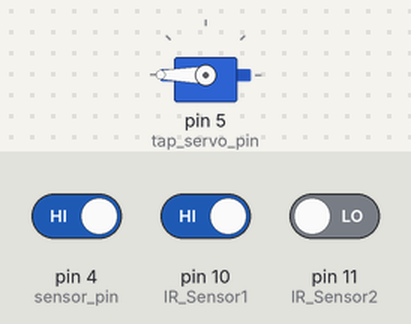
The sketch below on a simulated Arduino Uno, built with avr-gcc and run on an emulated ATmega328P. Shown: servo. Inputs (shaded band) come from the test bench; at power-on: pin 4 (sensor_pin) HIGH, pin 10 (IR_Sensor1) HIGH, pin 11 (IR_Sensor2) LOW. The modem accepts every AT command (registered, SIM ready, sends succeed) and sends nothing else.

Above: at 4.0 s.
4.1 s: pin 4 (sensor_pin) driven LOW
At 7.6 s:
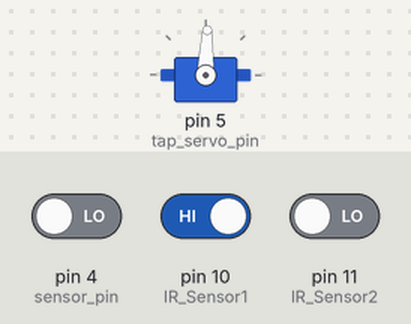
7.9 s: pin 4 (sensor_pin) driven HIGH
At 10.5 s:
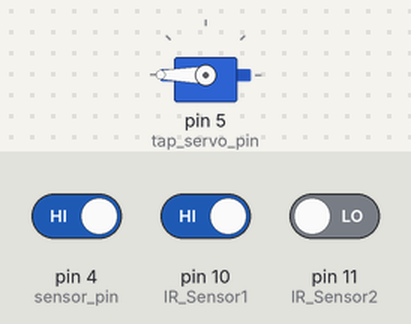
Timing chart, 0 to 12.0 s (numbered marks = the images above; inputs shaded):
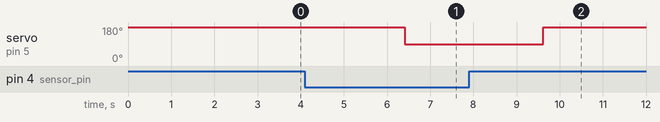

The sketch:

smart_city.ino
```cpp
#include <SoftwareSerial.h>
SoftwareSerial mySerial(2, 3);

#include <Servo.h>

Servo tap_servo;

int sensor_pin = 4;
int tap_servo_pin =5;//PWM PIN
int val;
const int IR_Sensor1 = 10;
const int IR_Sensor2 = 11;
void setup()
{
  mySerial.begin(9600);   // Setting the baud rate of GSM Module
  pinMode(sensor_pin,INPUT);
  tap_servo.attach(tap_servo_pin);
  pinMode(IR_Sensor1, INPUT);
  pinMode(IR_Sensor2, INPUT);

}
void loop()
{
val = digitalRead(sensor_pin);

  if (val==0)
  {
    tap_servo.write(88);
  }
  if (val==1)
  {
    tap_servo.write(180);
  }

  if (digitalRead(IR_Sensor1) == 0)
  {
    SendMessage1();
  }

  if (digitalRead(IR_Sensor2) == 0)
  {
    SendMessage2();
  }

}

void SendMessage1()
{
  mySerial.println("AT+CMGF=1");    //Sets the GSM Module in Text Mode
  delay(1000);  // Delay of 1000 milli seconds or 1 second
  mySerial.println("AT+CMGS=\"+919346524441\"\r"); // Replace x with mobile number
  delay(1000);
  mySerial.println("75% DUSTBIN IS FILLED at SRIT!!!");// The SMS text you want to send
  delay(100);
  mySerial.println((char)26);// ASCII code of CTRL+Z
  delay(1000);

  while(1)
  {
    if (digitalRead(IR_Sensor1) == 1)
    {
      return digitalRead(IR_Sensor1);
    }
  }
}
void SendMessage2()
{
  mySerial.println("AT+CMGF=1");    //Sets the GSM Module in Text Mode
  delay(1000);  // Delay of 1000 milli seconds or 1 second
  mySerial.println("AT+CMGS=\"+919346524441\"\r"); // Replace x with mobile number
  delay(1000);
  mySerial.println("100% DUSTBIN IS FILLED at SRIT! please clean the dustbin!!!");// The SMS text you want to send
  delay(100);
  mySerial.println((char)26);// ASCII code of CTRL+Z
  delay(1000);

  while(1)
  {
    if (digitalRead(IR_Sensor1) == 1)
    {
      return digitalRead(IR_Sensor2);
    }
  }
}
```

Measured:
- after the input at 4.1 s, servo on pin 5 (tap_servo_pin): 180° → 88° after 2.3 s
- after the input at 7.9 s, servo on pin 5 (tap_servo_pin): 88° → 180° after 1.7 s
